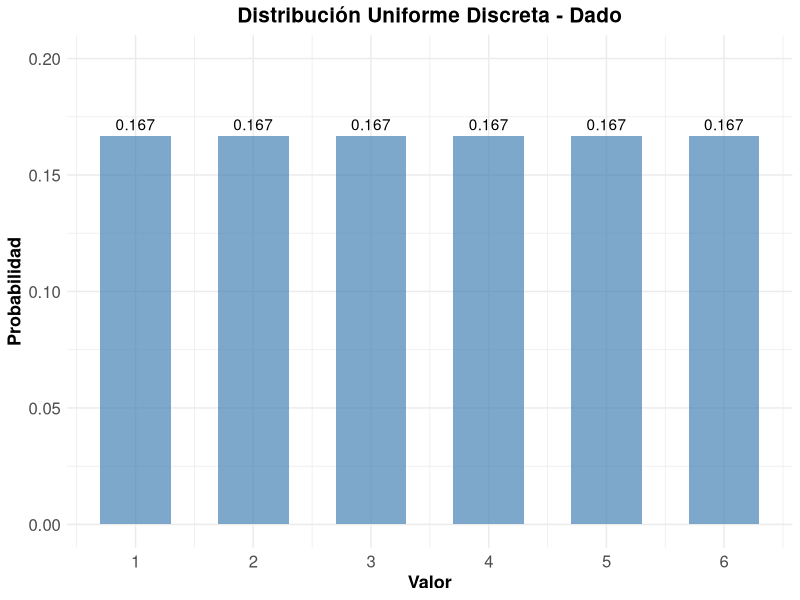
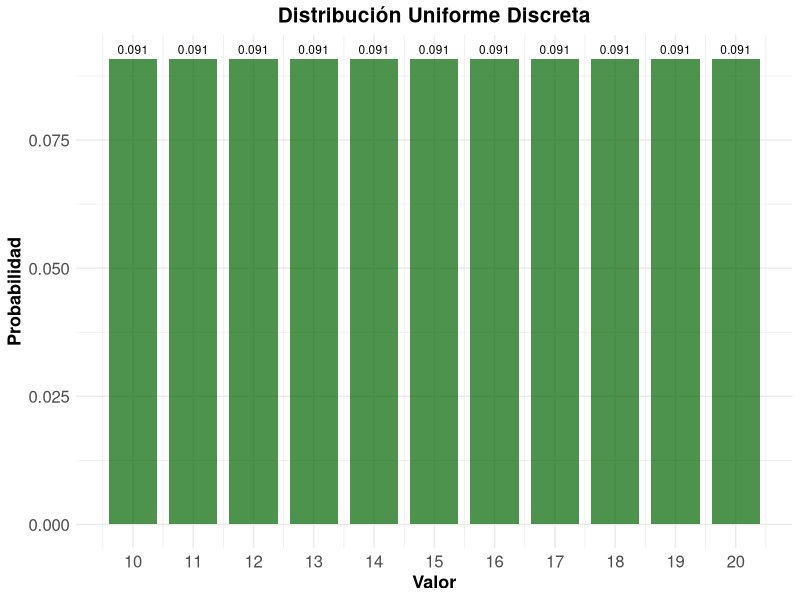
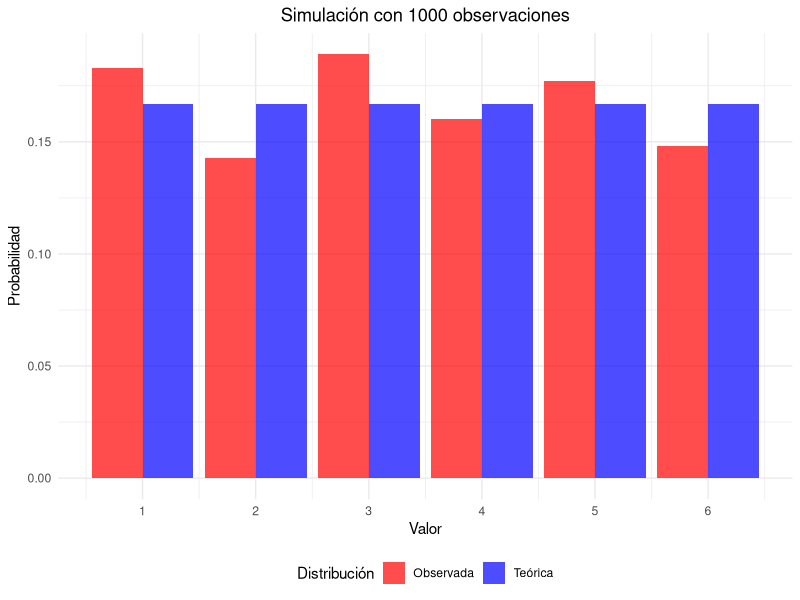
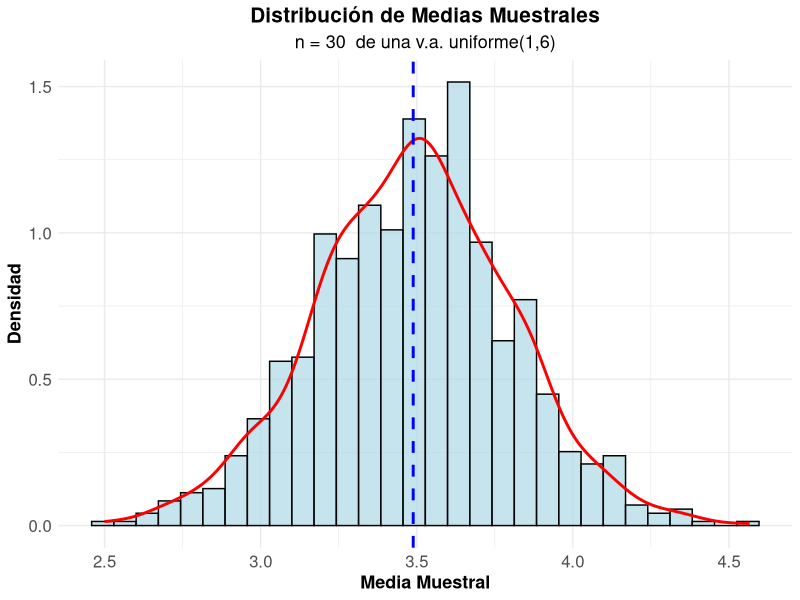
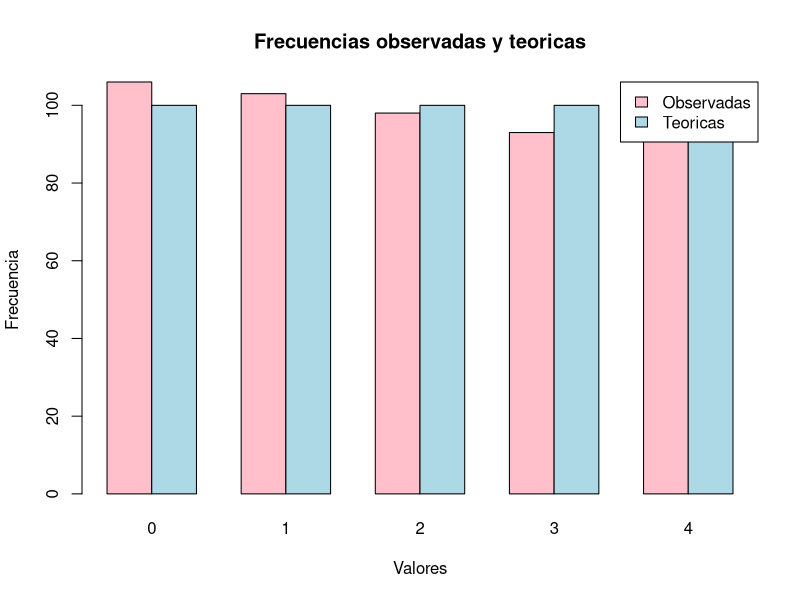

Here is the R script that generated these plots, in order:
## ---- chunk 1
#| label: setup
#| include: false
library(tidyverse)
library(kableExtra)
library(gridExtra)
## ---- chunk 2
#| code-fold: true
#| label: dado-ejemplo

# Parámetros del dado
x_1 <- 1
x_6 <- 6
valores <- x_1:x_6
probabilidades <- rep(1/length(valores), length(valores))

# Crear data frame
dado_data <- data.frame(
  Valor = valores,
  Probabilidad = probabilidades
)

# Mostrar tabla
kable(dado_data, 
      caption = "Distribución de probabilidad de un dado",
      align = "cc") %>%
  kable_styling(bootstrap_options = "striped")
## ---- chunk 3
#| code-fold: true
#| label: parametros-dado
# Media
media <- sum(dado_data$Valor)/length(dado_data$Valor)
cat("Media:", media, "\n")

# Varianza
varianza <- sum((dado_data$Valor- media)^2)/length(dado_data$Valor)
cat("Varianza:", varianza, "\n")

# Desviación estándar
desv_std <- sqrt(varianza)
cat("Desviación estándar:", round(desv_std, 4), "\n")
## ---- chunk 4
#| code-fold: true
#| label: grafico-dado
#| fig-cap: "Función de probabilidad de un dado"

ggplot(dado_data, aes(x = Valor, y = Probabilidad)) +
  geom_col(fill = "steelblue", alpha = 0.7, width = 0.6) +
  geom_text(aes(label = round(Probabilidad, 3)), vjust = -0.5) +
  scale_x_continuous(breaks = valores) +
  scale_y_continuous(limits = c(0, 0.20)) +
  labs(title = "Distribución Uniforme Discreta - Dado",
       x = "Valor",
       y = "Probabilidad") +
  theme_minimal() +
  theme(
    legend.title = element_text(size=13, face="bold"),
    legend.text = element_text(size=13),
    plot.title = element_text(size=15, face="bold", hjust = 0.5),
    plot.subtitle = element_text(size=13, hjust = 0.5),
    axis.text.x=element_text(size=12),
    axis.text.y=element_text(size=12),
    axis.title.x = element_text(face="bold", size=13),
    axis.title.y = element_text(face="bold", size=13)
    # panel.grid.major.y = element_line(color = "#ECF0F1", linewidth = 0.5,
    #   linetype = "dashed"),
    # panel.grid.minor.y = element_blank(),
    # panel.grid.major.x = element_blank(),
    # panel.background = element_rect(fill = "#FAFAFA", color = NA),
    # plot.background = element_rect(fill = "white", color = NA)
  )
## ---- chunk 5
#| code-fold: true
#| label: ejemplo-numeros

x2_1 <- 10
x2_n <- 20
valores2 <- x2_1:x2_n
probabilidades2 <- rep(1/(length(valores2)), length(valores2))

# Data_frame
data2 <- data.frame(
  Valor = valores2,
  Probabilidad = probabilidades2
)

# Parámetros estadísticos
media2 <- mean(data2$Valor)
varianza2 <- sum((data2$Valor - media2)^2)/length(data2$Valor)
desv_std2 <- sqrt(varianza2)

cat("Media:", media2, "\n")
cat("Varianza:", round(varianza2, 4), "\n")
cat("Desviación estándar:", round(desv_std2, 4), "\n")
## ---- chunk 6
#| label: grafico-numeros
#| code-fold: true
#| fig-align: "center"
#| fig-cap: "Distribución uniforme discreta entre 10 y 20"


ggplot(data2, aes(x = Valor, y = Probabilidad)) +
  geom_col(fill = "darkgreen", alpha = 0.7, width = 0.8) +
  geom_text(aes(label = round(Probabilidad, 3)), 
            vjust = -0.5, size = 3) +
  scale_x_continuous(breaks = seq(10, 20, 1)) +
  labs(title = "Distribución Uniforme Discreta",
       x = "Valor",
       y = "Probabilidad") +
  theme_minimal() +
  theme(
    legend.title = element_text(size=13, face="bold"),
    legend.text = element_text(size=13),
    plot.title = element_text(size=15, face="bold", hjust = 0.5),
    plot.subtitle = element_text(size=13, hjust = 0.5),
    axis.text.x=element_text(size=12),
    axis.text.y=element_text(size=12),
    axis.title.x = element_text(face="bold", size=13),
    axis.title.y = element_text(face="bold", size=13)
    # panel.grid.major.y = element_line(color = "#ECF0F1", linewidth = 0.5,
    #   linetype = "dashed"),
    # panel.grid.minor.y = element_blank(),
    # panel.grid.major.x = element_blank(),
    # panel.background = element_rect(fill = "#FAFAFA", color = NA),
    # plot.background = element_rect(fill = "white", color = NA)
  )
## ---- chunk 7
#| code-fold: true
#| label: simulacion

# Generar 1000 números aleatorios
n_sim <- 1000
muestra <- sample(1:6, n_sim, replace = TRUE)

# Frecuencias observadas
freq_obs <- table(muestra)
freq_rel <- prop.table(freq_obs)

# Comparar con probabilidades teóricas
comparacion <- data.frame(
  Valor = 1:6,
  Prob_Teorica = rep(1/6, 6),
  Freq_Observada = as.numeric(freq_rel)
)

kable(comparacion, 
      caption = "Comparación entre probabilidades teóricas y observadas",
      col.names = c("Valor", "Prob. Teórica", "Freq. Observada"),
      digits = 4) |> 
  kable_styling(bootstrap_options = "striped")
## ---- chunk 8
#| code-fold: true
#| label: grafico-simulacion
#| fig-width: 8
#| fig-height: 6
#| fig-align: "center"
#| fig-cap: "Comparación entre distribución teórica y simulada"


# Preparar datos para el gráfico
comp_long <- comparacion |> 
  pivot_longer(cols = c(Prob_Teorica, Freq_Observada),
               names_to = "Tipo",
               values_to = "Probabilidad") |> 
  mutate(Tipo = case_when(
    Tipo == "Prob_Teorica" ~ "Teórica",
    Tipo == "Freq_Observada" ~ "Observada"
  ))

ggplot(comp_long, aes(x = Valor, y = Probabilidad, fill = Tipo)) +
  geom_col(position = "dodge", alpha = 0.7) +
  scale_x_continuous(breaks = 1:6) +
  scale_fill_manual(values = c("Teórica" = "blue", "Observada" = "red")) +
  labs(title = paste("Simulación con", n_sim, "observaciones"),
       x = "Valor",
       y = "Probabilidad",
       fill = "Distribución") +
  theme_minimal() +
  theme(plot.title = element_text(hjust = 0.5),
        legend.position = "bottom")
## ---- chunk 9
#| code-fold: true
#| label: limite-central
#| fig-width: 8
#| fig-height: 6
#| fig-align: "center"
#| fig-cap: "Verificación del Teorema Central del Límite"
# Simular medias muestrales

k_muestra <- 1000
n_muestra <- 30

medias_muestrales <- replicate(k_muestra, {
  muestra <- sample(1:6, n_muestra, replace = TRUE)
  mean(muestra)
})

# Crear histograma
hist_data <- data.frame(Medias = medias_muestrales)

ggplot(hist_data) +
  geom_histogram(aes(x=Medias, after_stat(density)), bins = 30, 
                 fill = "lightblue", alpha = 0.7, color = "black") +
  geom_density(aes(x = Medias), color = "red", linewidth = 1) +
  geom_vline(xintercept = mean(medias_muestrales), 
             color = "blue", linetype = "dashed", linewidth = 1) +
  labs(title = "Distribución de Medias Muestrales",
       subtitle = paste("n =", n_muestra, " de una v.a. uniforme(1,6)"),
       x = "Media Muestral",
       y = "Densidad") +
  theme_minimal() +
  theme(
    legend.title = element_text(size=13, face="bold"),
    legend.text = element_text(size=13),
    plot.title = element_text(size=15, face="bold", hjust = 0.5),
    plot.subtitle = element_text(size=13, hjust = 0.5),
    axis.text.x=element_text(size=12),
    axis.text.y=element_text(size=12),
    axis.title.x = element_text(face="bold", size=13),
    axis.title.y = element_text(face="bold", size=13)
    # panel.grid.major.y = element_line(color = "#ECF0F1", linewidth = 0.5,
    #   linetype = "dashed"),
    # panel.grid.minor.y = element_blank(),
    # panel.grid.major.x = element_blank(),
    # panel.background = element_rect(fill = "#FAFAFA", color = NA),
    # plot.background = element_rect(fill = "white", color = NA)
  )

# Estadísticas
cat("Media teórica:", (1+6)/2, "\n")
cat("Media observada:", round(mean(medias_muestrales), 4), "\n")
cat("Varianza teórica de la media:", round(((6-1+1)^2-1)/12/n_muestra, 4), "\n")
cat("Varianza observada de la media:", round(var(medias_muestrales), 4), "\n")
## ---- chunk 10
set.seed(123)
bolas <- 1:8
numeros_pares <- bolas[bolas %% 2 == 0]
probabilidad_par <- length(numeros_pares) / length(bolas)
cat("EJERCICIO 1\n")
cat("Numeros pares:", numeros_pares, "\n")
cat("Probabilidad de obtener un numero par:",probabilidad_par, "\n")

## ---- chunk 11
valores <- 5:15

media <- mean(valores)

varianza <- mean((valores - media)^2)

cat("\nEJERCICIO 2\n")
cat("Media:", media, "\n")
cat("Varianza:", varianza, "\n")


## ---- chunk 12
N <- 500

valores_uniformes <- 0:4

#observaciones aleatorias
muestra <- sample(valores_uniformes,size = N,replace = TRUE)

frecuencias_observadas <- table(factor(muestra, levels = valores_uniformes))

# Frecuencias teoricas
frecuencias_teoricas <- rep( N / length(valores_uniformes),length(valores_uniformes))

comparacion <- data.frame(Valor = valores_uniformes,Observada = as.numeric(frecuencias_observadas),Teorica = frecuencias_teoricas)

cat("\nEJERCICIO 3\n")
print(comparacion)

barplot(rbind(comparacion$Observada,comparacion$Teorica),beside = TRUE,names.arg = valores_uniformes,col = c("pink", "lightblue"),main = "Frecuencias observadas y teoricas",xlab = "Valores",ylab = "Frecuencia",legend.text = c("Observadas", "Teoricas"),args.legend = list(x = "topright"))

# MEDIA Y VARIANZA DE LA SIMULACION
cat("\nEstadisticas de la simulacion:\n")
cat("Media observada:", mean(muestra), "\n")
cat("Varianza observada:", var(muestra), "\n")

cat("Media teorica:", mean(valores_uniformes), "\n")
cat("Varianza teorica:",mean((valores_uniformes - mean(valores_uniformes))^2),"\n")
